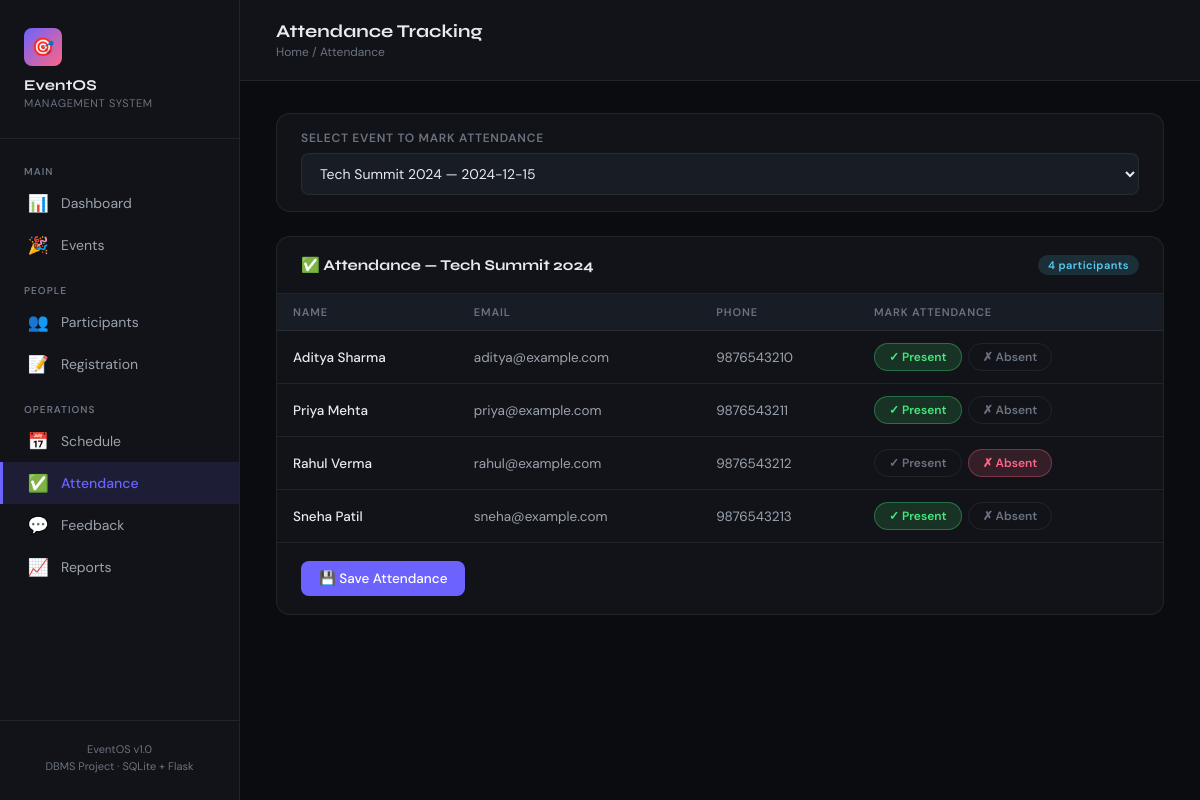
The page /attendance?event_id=1 on the database its author committed.
### tables this page shows
CREATE TABLE Events (
                id          INTEGER PRIMARY KEY AUTOINCREMENT,
                name        TEXT    NOT NULL,
                date        TEXT    NOT NULL,
                time        TEXT    NOT NULL,
                location    TEXT    NOT NULL,
                description TEXT
            );

CREATE TABLE Attendance (
                id             INTEGER PRIMARY KEY AUTOINCREMENT,
                participant_id INTEGER NOT NULL REFERENCES Participants(id) ON DELETE CASCADE,
                event_id       INTEGER NOT NULL REFERENCES Events(id)       ON DELETE CASCADE,
                status         TEXT    NOT NULL CHECK(status IN ('Present','Absent')),
                UNIQUE(participant_id, event_id)
            );

CREATE TABLE Participants (
                id    INTEGER PRIMARY KEY AUTOINCREMENT,
                name  TEXT    NOT NULL,
                email TEXT    NOT NULL UNIQUE,
                phone TEXT    NOT NULL
            );

### app.py (the view, shortened to what this page needs)
@app.route('/attendance', methods=['GET','POST'])
def attendance():
    events = db_get_all_events()
    selected_event_id = request.args.get('event_id', type=int)
    participants  = []
    selected_event = None
    if selected_event_id:
        selected_event = db_get_event(selected_event_id)
        if selected_event:
            participants = db_get_participants_for_event(selected_event_id)
        else:
            flash('Event not found.', 'error')
            return redirect(url_for('attendance'))
    return render_template('attendance.html',
        events=events, participants=participants,
        selected_event=selected_event, selected_event_id=selected_event_id)

### app.py (called while the page is built)
def get_db():
    conn = sqlite3.connect(DB_PATH)
    conn.row_factory = sqlite3.Row
    conn.execute("PRAGMA foreign_keys = ON")
    return conn

def db_get_all_events():
    with get_db() as conn:
        return conn.execute('''
            SELECT e.*,
                   COUNT(DISTINCT r.participant_id) AS participant_count,
                   ROUND(AVG(f.rating), 1)          AS avg_rating
            FROM Events e
            LEFT JOIN Registrations r ON r.event_id = e.id
            LEFT JOIN Feedback f      ON f.event_id = e.id
            GROUP BY e.id
            ORDER BY e.date DESC
        ''').fetchall()

def db_get_event(event_id):
    with get_db() as conn:
        return conn.execute("SELECT * FROM Events WHERE id=?", (event_id,)).fetchone()

def db_get_participants_for_event(event_id):
    with get_db() as conn:
        return conn.execute('''
            SELECT p.*, a.status
            FROM Participants p
            JOIN Registrations r ON r.participant_id = p.id
            LEFT JOIN Attendance a ON a.participant_id = p.id AND a.event_id = ?
            WHERE r.event_id = ?
        ''', (event_id, event_id)).fetchall()

### templates/attendance.html (shortened to what this page needs)
{% extends "base.html" %}
{% block page_title %}Attendance Tracking{% endblock %}
{% block breadcrumb %}Home / Attendance{% endblock %}
{% block content %}
<div class="card" style="margin-bottom:24px">
    <div class="card-body" style="padding:16px 24px">
        <form method="GET" action="{{ url_for('attendance') }}"
            style="display:flex; gap:16px; align-items:flex-end; flex-wrap:wrap">
            <div class="form-group" style="flex:1; min-width:240px">
                <label>Select Event to Mark Attendance</label>
                <select name="event_id" onchange="this.form.submit()">
                    {% for ev in events %}
                    <option value="{{ ev.id }}" {% if selected_event_id==ev.id %}selected{% endif %}>
                        {{ ev.name }} — {{ ev.date }}
                    </option>
                    {% endfor %}
                </select>
            </div>
        </form>
    </div>
</div>
{% if selected_event %}
<div class="card">
    <div class="card-header">
        <h3>✅ Attendance — {{ selected_event.name }}</h3>
        <span class="badge badge-blue">{{ participants|length }} participant{{ 's' if participants|length != 1 }}</span>
    </div>
    {% if participants %}
    <form method="POST" action="{{ url_for('attendance') }}">
        <div class="table-wrap">
            <table>
                <thead>
                    <tr>
                        <th>Name</th>
                        <th>Email</th>
                        <th>Phone</th>
                        <th>Mark Attendance</th>
                    </tr>
                </thead>
                <tbody>
                    {% for p in participants %}
                    <tr>
                        <td><strong>{{ p.name }}</strong></td>
                        <td>{{ p.email }}</td>
                        <td>{{ p.phone }}</td>
                        <td>
                            <div class="att-toggle">
                                <label for="p_{{ p.id }}_present" class="att-label att-label-present">✓ Present</label>
                                <label for="p_{{ p.id }}_absent" class="att-label att-label-absent">✗ Absent</label>
                            </div>
                        </td>
                    </tr>
                    {% endfor %}
                </tbody>
            </table>
        </div>
        <div style="padding:18px 24px; border-top:1px solid var(--border)">
            <button type="submit" class="btn btn-primary">💾 Save Attendance</button>
        </div>
    </form>
    {% endif %}
</div>
{% elif not selected_event_id %}
<div class="empty-state">
    <div class="empty-icon">✅</div>
    <h3>Select an event above</h3>
    <p>Choose an event from the dropdown to mark attendance for its participants.</p>
</div>
{% endif %}
{% endblock %}

### static/style.css (style rules this page uses)
:root { --bg: #0a0c10; --surface: #111318; --surface2: #181c24; --border: rgba(255, 255, 255, 0.07); --accent: #6c63ff; --accent2: #ff6584; --accent3: #43e97b; --text: #e8eaf0; --text-muted: #6b7280; --text-dim: #9ca3af; --radius: 14px; --radius-sm: 8px; --shadow: 0 4px 32px rgba(0, 0, 0, 0.45); --glow: 0 0 24px rgba(108, 99, 255, 0.18); --font-head: 'Syne', sans-serif; --font-body: 'DM Sans', sans-serif; --nav-w: 240px; --transition: 0.22s ease; }
*, *::before, *::after { box-sizing: border-box; margin: 0; padding: 0; }
html { scroll-behavior: smooth; }
body { font-family: var(--font-body); background: var(--bg); color: var(--text); min-height: 100vh; display: flex; overflow-x: hidden; }
.card { background: var(--surface); border: 1px solid var(--border); border-radius: var(--radius); overflow: hidden; }
.card-header { padding: 18px 24px; border-bottom: 1px solid var(--border); display: flex; align-items: center; justify-content: space-between; }
.card-header h3 { font-family: var(--font-head); font-size: 15px; font-weight: 700; color: var(--text); }
.card-body { padding: 24px; }
.table-wrap { overflow-x: auto; }
table { width: 100%; border-collapse: collapse; font-size: 13.5px; }
thead th { text-align: left; padding: 11px 16px; font-size: 11px; font-weight: 600; color: var(--text-muted); text-transform: uppercase; letter-spacing: 0.08em; background: var(--surface2); border-bottom: 1px solid var(--border); }
tbody tr { border-bottom: 1px solid var(--border); transition: background var(--transition); }
tbody tr:last-child { border-bottom: none; }
td { padding: 12px 16px; color: var(--text-dim); vertical-align: middle; }
td strong { color: var(--text); font-weight: 500; }
.badge { display: inline-block; padding: 3px 10px; border-radius: 99px; font-size: 11px; font-weight: 600; letter-spacing: 0.04em; }
.badge-blue { background: rgba(86, 204, 242, 0.15); color: #56ccf2; }
.btn { display: inline-flex; align-items: center; gap: 7px; padding: 9px 18px; border-radius: var(--radius-sm); font-family: var(--font-body); font-size: 13.5px; font-weight: 500; border: none; cursor: pointer; text-decoration: none; transition: all var(--transition); white-space: nowrap; }
.btn-primary { background: var(--accent); color: #fff; }
.form-group { display: flex; flex-direction: column; gap: 7px; }
label { font-size: 12px; font-weight: 600; color: var(--text-muted); text-transform: uppercase; letter-spacing: 0.06em; }
input, select, textarea { background: var(--surface2); border: 1px solid var(--border); border-radius: var(--radius-sm); color: var(--text); font-family: var(--font-body); font-size: 14px; padding: 10px 14px; transition: border-color var(--transition), box-shadow var(--transition); width: 100%; outline: none; }
select option { background: var(--surface2); }
.att-toggle { display: flex; gap: 6px; }
.att-label { padding: 5px 14px; border-radius: 99px; font-size: 12px; font-weight: 600; cursor: pointer; border: 1px solid var(--border); color: var(--text-muted); transition: all 0.18s; text-transform: none; letter-spacing: 0; }
.att-toggle input[value="Present"]:checked+.att-label-present { background: rgba(67, 233, 123, 0.15); border-color: rgba(67, 233, 123, 0.35); color: #43e97b; }
.att-toggle input[value="Absent"]:checked+.att-label-absent { background: rgba(255, 101, 132, 0.15); border-color: rgba(255, 101, 132, 0.35); color: var(--accent2); }

### rows shown on the page
Events: name "Tech Summit 2024"
Attendance: name "Aditya Sharma", email "aditya@example.com", phone "9876543210"
Attendance: name "Priya Mehta", email "priya@example.com", phone "9876543211"
Attendance: name "Rahul Verma", email "rahul@example.com", phone "9876543212"
Attendance: name "Sneha Patil", email "sneha@example.com", phone "9876543213"

### other values the page prints
{{ participants|length }} "4"
{{ 's' if participants|length != 1 }} "s"
form field event_id "Tech Summit 2024 — 2024-12-15"
